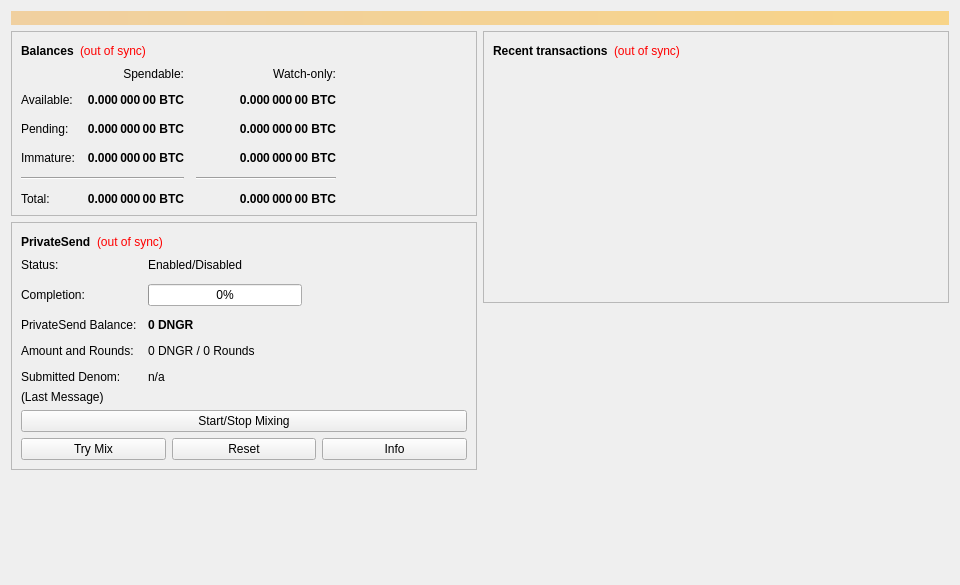
<?xml version="1.0" encoding="UTF-8"?>
<ui version="4.0">
 <class>OverviewPage</class>
 <widget class="QWidget" name="OverviewPage">
  <property name="geometry">
   <rect>
    <x>0</x>
    <y>0</y>
    <width>960</width>
    <height>585</height>
   </rect>
  </property>
  <property name="minimumSize">
   <size>
    <width>960</width>
    <height>0</height>
   </size>
  </property>
  <property name="windowTitle">
   <string>Form</string>
  </property>
  <layout class="QVBoxLayout" name="topLayout">
   <item>
    <widget class="QLabel" name="labelAlerts">
     <property name="visible">
      <bool>false</bool>
     </property>
     <property name="styleSheet">
      <string notr="true">background-color: qlineargradient(x1: 0, y1: 0, x2: 1, y2: 0, stop:0 #F0D0A0, stop:1 #F8D488); color:#000000;</string>
     </property>
     <property name="wordWrap">
      <bool>true</bool>
     </property>
     <property name="margin">
      <number>3</number>
     </property>
    </widget>
   </item>
   <item>
    <layout class="QHBoxLayout" name="horizontalLayout" stretch="1,1">
     <item>
      <layout class="QVBoxLayout" name="verticalLayout_2">
       <item>
        <widget class="QFrame" name="frame">
         <property name="frameShape">
          <enum>QFrame::StyledPanel</enum>
         </property>
         <property name="frameShadow">
          <enum>QFrame::Raised</enum>
         </property>
         <layout class="QVBoxLayout" name="verticalLayout_4">
          <item>
           <layout class="QHBoxLayout" name="horizontalLayout_4">
            <item>
             <widget class="QLabel" name="label_5">
              <property name="font">
               <font>
                <weight>75</weight>
                <bold>true</bold>
               </font>
              </property>
              <property name="text">
               <string>Balances</string>
              </property>
             </widget>
            </item>
            <item>
             <widget class="QLabel" name="labelWalletStatus">
              <property name="toolTip">
               <string>The displayed information may be out of date. Your wallet automatically synchronizes with the DNGRcoin network after a connection is established, but this process has not completed yet.</string>
              </property>
              <property name="styleSheet">
               <string notr="true">QLabel { color: red; }</string>
              </property>
              <property name="text">
               <string notr="true">(out of sync)</string>
              </property>
              <property name="alignment">
               <set>Qt::AlignLeading|Qt::AlignLeft|Qt::AlignVCenter</set>
              </property>
             </widget>
            </item>
            <item>
             <spacer name="horizontalSpacer_3">
              <property name="orientation">
               <enum>Qt::Horizontal</enum>
              </property>
              <property name="sizeHint" stdset="0">
               <size>
                <width>40</width>
                <height>20</height>
               </size>
              </property>
             </spacer>
            </item>
           </layout>
          </item>
          <item>
           <layout class="QGridLayout" name="gridLayout">
            <property name="spacing">
             <number>12</number>
            </property>
            <item row="2" column="2">
             <widget class="QLabel" name="labelWatchPending">
              <property name="font">
               <font>
                <weight>75</weight>
                <bold>true</bold>
               </font>
              </property>
              <property name="cursor">
               <cursorShape>IBeamCursor</cursorShape>
              </property>
              <property name="toolTip">
               <string>Unconfirmed transactions to watch-only addresses</string>
              </property>
              <property name="text">
               <string notr="true">0.000 000 00 BTC</string>
              </property>
              <property name="alignment">
               <set>Qt::AlignRight|Qt::AlignTrailing|Qt::AlignVCenter</set>
              </property>
              <property name="textInteractionFlags">
               <set>Qt::LinksAccessibleByMouse|Qt::TextSelectableByKeyboard|Qt::TextSelectableByMouse</set>
              </property>
             </widget>
            </item>
            <item row="2" column="1">
             <widget class="QLabel" name="labelUnconfirmed">
              <property name="font">
               <font>
                <weight>75</weight>
                <bold>true</bold>
               </font>
              </property>
              <property name="cursor">
               <cursorShape>IBeamCursor</cursorShape>
              </property>
              <property name="toolTip">
               <string>Total of transactions that have yet to be confirmed, and do not yet count toward the spendable balance</string>
              </property>
              <property name="text">
               <string notr="true">0.000 000 00 BTC</string>
              </property>
              <property name="alignment">
               <set>Qt::AlignRight|Qt::AlignTrailing|Qt::AlignVCenter</set>
              </property>
              <property name="textInteractionFlags">
               <set>Qt::LinksAccessibleByMouse|Qt::TextSelectableByKeyboard|Qt::TextSelectableByMouse</set>
              </property>
             </widget>
            </item>
            <item row="3" column="2">
             <widget class="QLabel" name="labelWatchImmature">
              <property name="font">
               <font>
                <weight>75</weight>
                <bold>true</bold>
               </font>
              </property>
              <property name="cursor">
               <cursorShape>IBeamCursor</cursorShape>
              </property>
              <property name="toolTip">
               <string>Mined balance in watch-only addresses that has not yet matured</string>
              </property>
              <property name="text">
               <string notr="true">0.000 000 00 BTC</string>
              </property>
              <property name="alignment">
               <set>Qt::AlignRight|Qt::AlignTrailing|Qt::AlignVCenter</set>
              </property>
              <property name="textInteractionFlags">
               <set>Qt::LinksAccessibleByMouse|Qt::TextSelectableByKeyboard|Qt::TextSelectableByMouse</set>
              </property>
             </widget>
            </item>
            <item row="4" column="0" colspan="2">
             <widget class="Line" name="lineSpendableBalance">
              <property name="orientation">
               <enum>Qt::Horizontal</enum>
              </property>
             </widget>
            </item>
            <item row="4" column="2">
             <widget class="Line" name="lineWatchBalance">
              <property name="sizePolicy">
               <sizepolicy hsizetype="Preferred" vsizetype="Fixed">
                <horstretch>0</horstretch>
                <verstretch>0</verstretch>
               </sizepolicy>
              </property>
              <property name="minimumSize">
               <size>
                <width>140</width>
                <height>0</height>
               </size>
              </property>
              <property name="orientation">
               <enum>Qt::Horizontal</enum>
              </property>
             </widget>
            </item>
            <item row="5" column="0">
             <widget class="QLabel" name="labelTotalText">
              <property name="text">
               <string>Total:</string>
              </property>
             </widget>
            </item>
            <item row="3" column="1">
             <widget class="QLabel" name="labelImmature">
              <property name="font">
               <font>
                <weight>75</weight>
                <bold>true</bold>
               </font>
              </property>
              <property name="cursor">
               <cursorShape>IBeamCursor</cursorShape>
              </property>
              <property name="toolTip">
               <string>Mined balance that has not yet matured</string>
              </property>
              <property name="text">
               <string notr="true">0.000 000 00 BTC</string>
              </property>
              <property name="alignment">
               <set>Qt::AlignRight|Qt::AlignTrailing|Qt::AlignVCenter</set>
              </property>
              <property name="textInteractionFlags">
               <set>Qt::LinksAccessibleByMouse|Qt::TextSelectableByKeyboard|Qt::TextSelectableByMouse</set>
              </property>
             </widget>
            </item>
            <item row="2" column="3">
             <spacer name="horizontalSpacer_2">
              <property name="orientation">
               <enum>Qt::Horizontal</enum>
              </property>
              <property name="sizeHint" stdset="0">
               <size>
                <width>40</width>
                <height>20</height>
               </size>
              </property>
             </spacer>
            </item>
            <item row="3" column="0">
             <widget class="QLabel" name="labelImmatureText">
              <property name="text">
               <string>Immature:</string>
              </property>
             </widget>
            </item>
            <item row="5" column="1">
             <widget class="QLabel" name="labelTotal">
              <property name="font">
               <font>
                <weight>75</weight>
                <bold>true</bold>
               </font>
              </property>
              <property name="cursor">
               <cursorShape>IBeamCursor</cursorShape>
              </property>
              <property name="toolTip">
               <string>Your current total balance</string>
              </property>
              <property name="text">
               <string notr="true">0.000 000 00 BTC</string>
              </property>
              <property name="alignment">
               <set>Qt::AlignRight|Qt::AlignTrailing|Qt::AlignVCenter</set>
              </property>
              <property name="textInteractionFlags">
               <set>Qt::LinksAccessibleByMouse|Qt::TextSelectableByKeyboard|Qt::TextSelectableByMouse</set>
              </property>
             </widget>
            </item>
            <item row="5" column="2">
             <widget class="QLabel" name="labelWatchTotal">
              <property name="font">
               <font>
                <weight>75</weight>
                <bold>true</bold>
               </font>
              </property>
              <property name="cursor">
               <cursorShape>IBeamCursor</cursorShape>
              </property>
              <property name="toolTip">
               <string>Current total balance in watch-only addresses</string>
              </property>
              <property name="text">
               <string notr="true">0.000 000 00 BTC</string>
              </property>
              <property name="alignment">
               <set>Qt::AlignRight|Qt::AlignTrailing|Qt::AlignVCenter</set>
              </property>
              <property name="textInteractionFlags">
               <set>Qt::LinksAccessibleByMouse|Qt::TextSelectableByKeyboard|Qt::TextSelectableByMouse</set>
              </property>
             </widget>
            </item>
            <item row="0" column="2">
             <widget class="QLabel" name="labelWatchonly">
              <property name="text">
               <string>Watch-only:</string>
              </property>
              <property name="alignment">
               <set>Qt::AlignRight|Qt::AlignTrailing|Qt::AlignVCenter</set>
              </property>
             </widget>
            </item>
            <item row="1" column="0">
             <widget class="QLabel" name="labelBalanceText">
              <property name="text">
               <string>Available:</string>
              </property>
             </widget>
            </item>
            <item row="1" column="1">
             <widget class="QLabel" name="labelBalance">
              <property name="font">
               <font>
                <weight>75</weight>
                <bold>true</bold>
               </font>
              </property>
              <property name="cursor">
               <cursorShape>IBeamCursor</cursorShape>
              </property>
              <property name="toolTip">
               <string>Your current spendable balance</string>
              </property>
              <property name="text">
               <string notr="true">0.000 000 00 BTC</string>
              </property>
              <property name="alignment">
               <set>Qt::AlignRight|Qt::AlignTrailing|Qt::AlignVCenter</set>
              </property>
              <property name="textInteractionFlags">
               <set>Qt::LinksAccessibleByMouse|Qt::TextSelectableByKeyboard|Qt::TextSelectableByMouse</set>
              </property>
             </widget>
            </item>
            <item row="1" column="2">
             <widget class="QLabel" name="labelWatchAvailable">
              <property name="font">
               <font>
                <weight>75</weight>
                <bold>true</bold>
               </font>
              </property>
              <property name="cursor">
               <cursorShape>IBeamCursor</cursorShape>
              </property>
              <property name="toolTip">
               <string>Your current balance in watch-only addresses</string>
              </property>
              <property name="text">
               <string notr="true">0.000 000 00 BTC</string>
              </property>
              <property name="alignment">
               <set>Qt::AlignRight|Qt::AlignTrailing|Qt::AlignVCenter</set>
              </property>
              <property name="textInteractionFlags">
               <set>Qt::LinksAccessibleByMouse|Qt::TextSelectableByKeyboard|Qt::TextSelectableByMouse</set>
              </property>
             </widget>
            </item>
            <item row="2" column="0">
             <widget class="QLabel" name="labelPendingText">
              <property name="text">
               <string>Pending:</string>
              </property>
             </widget>
            </item>
            <item row="0" column="1">
             <widget class="QLabel" name="labelSpendable">
              <property name="text">
               <string>Spendable:</string>
              </property>
              <property name="alignment">
               <set>Qt::AlignRight|Qt::AlignTrailing|Qt::AlignVCenter</set>
              </property>
             </widget>
            </item>
           </layout>
          </item>
         </layout>
        </widget>
       </item>
       <item>
        <widget class="QFrame" name="framePrivateSend">
         <property name="layoutDirection">
          <enum>Qt::LeftToRight</enum>
         </property>
         <property name="frameShape">
          <enum>QFrame::StyledPanel</enum>
         </property>
         <property name="frameShadow">
          <enum>QFrame::Raised</enum>
         </property>
         <layout class="QVBoxLayout" name="VerticalLayout_PS1">
          <item>
           <layout class="QHBoxLayout" name="horizontalLayout_5">
            <item>
             <widget class="QLabel" name="labelPrivateSendHeader">
              <property name="font">
               <font>
                <weight>75</weight>
                <bold>true</bold>
               </font>
              </property>
              <property name="text">
               <string>PrivateSend</string>
              </property>
             </widget>
            </item>
            <item>
             <widget class="QLabel" name="labelPrivateSendSyncStatus">
              <property name="toolTip">
               <string>The displayed information may be out of date. Your wallet automatically synchronizes with the DNGRcoin network after a connection is established, but this process has not completed yet.</string>
              </property>
              <property name="styleSheet">
               <string notr="true">QLabel { color: red; }</string>
              </property>
              <property name="text">
               <string notr="true">(out of sync)</string>
              </property>
              <property name="alignment">
               <set>Qt::AlignLeading|Qt::AlignLeft|Qt::AlignVCenter</set>
              </property>
             </widget>
            </item>
            <item>
             <spacer name="horizontalSpacer_4">
              <property name="orientation">
               <enum>Qt::Horizontal</enum>
              </property>
              <property name="sizeHint" stdset="0">
               <size>
                <width>40</width>
                <height>20</height>
               </size>
              </property>
             </spacer>
            </item>
           </layout>
          </item>
          <item>
           <layout class="QFormLayout" name="privateSendFormLayout">
            <property name="fieldGrowthPolicy">
             <enum>QFormLayout::AllNonFixedFieldsGrow</enum>
            </property>
            <property name="horizontalSpacing">
             <number>11</number>
            </property>
            <property name="verticalSpacing">
             <number>12</number>
            </property>
            <item row="0" column="0">
             <widget class="QLabel" name="labelPrivateSendEnabledText">
              <property name="text">
               <string>Status:</string>
              </property>
             </widget>
            </item>
            <item row="0" column="1">
             <widget class="QLabel" name="labelPrivateSendEnabled">
              <property name="text">
               <string>Enabled/Disabled</string>
              </property>
             </widget>
            </item>
            <item row="1" column="0">
             <widget class="QLabel" name="labelCompletitionText">
              <property name="text">
               <string>Completion:</string>
              </property>
             </widget>
            </item>
            <item row="1" column="1">
             <widget class="QProgressBar" name="privateSendProgress">
              <property name="maximumSize">
               <size>
                <width>154</width>
                <height>16777215</height>
               </size>
              </property>
              <property name="value">
               <number>0</number>
              </property>
             </widget>
            </item>
            <item row="2" column="0">
             <widget class="QLabel" name="labelAnonymizedText">
              <property name="text">
               <string>PrivateSend Balance:</string>
              </property>
             </widget>
            </item>
            <item row="2" column="1">
             <widget class="QLabel" name="labelAnonymized">
              <property name="font">
               <font>
                <weight>75</weight>
                <bold>true</bold>
               </font>
              </property>
              <property name="text">
               <string notr="true">0 DNGR</string>
              </property>
             </widget>
            </item>
            <item row="3" column="0">
             <widget class="QLabel" name="labelAmountAndRoundsText">
              <property name="text">
               <string>Amount and Rounds:</string>
              </property>
             </widget>
            </item>
            <item row="3" column="1">
             <widget class="QLabel" name="labelAmountRounds">
              <property name="text">
               <string>0 DNGR / 0 Rounds</string>
              </property>
             </widget>
            </item>
            <item row="4" column="0">
             <widget class="QLabel" name="labelSubmittedDenomText">
              <property name="text">
               <string>Submitted Denom:</string>
              </property>
             </widget>
            </item>
            <item row="4" column="1">
             <widget class="QLabel" name="labelSubmittedDenom">
              <property name="toolTip">
               <string>The denominations you submitted to the Masternode.&lt;br&gt;To mix, other users must submit the exact same denominations.</string>
              </property>
              <property name="text">
               <string>n/a</string>
              </property>
             </widget>
            </item>
           </layout>
          </item>
          <item>
           <layout class="QVBoxLayout" name="VerticalLayout_PS">
            <item>
             <widget class="QLabel" name="labelPrivateSendLastMessage">
              <property name="text">
               <string>(Last Message)</string>
              </property>
              <property name="alignment">
               <set>Qt::AlignLeading|Qt::AlignLeft|Qt::AlignTop</set>
              </property>
              <property name="wordWrap">
               <bool>true</bool>
              </property>
             </widget>
            </item>
            <item>
             <widget class="QPushButton" name="togglePrivateSend">
              <property name="sizePolicy">
               <sizepolicy hsizetype="MinimumExpanding" vsizetype="Fixed">
                <horstretch>0</horstretch>
                <verstretch>0</verstretch>
               </sizepolicy>
              </property>
              <property name="text">
               <string>Start/Stop Mixing</string>
              </property>
             </widget>
            </item>
            <item>
             <layout class="QHBoxLayout" name="horizontalLayout_debugbuttons">
              <item>
               <widget class="QPushButton" name="privateSendAuto">
                <property name="sizePolicy">
                 <sizepolicy hsizetype="MinimumExpanding" vsizetype="Fixed">
                  <horstretch>0</horstretch>
                  <verstretch>0</verstretch>
                 </sizepolicy>
                </property>
                <property name="toolTip">
                 <string>Try to manually submit a PrivateSend request.</string>
                </property>
                <property name="text">
                 <string>Try Mix</string>
                </property>
               </widget>
              </item>
              <item>
               <widget class="QPushButton" name="privateSendReset">
                <property name="sizePolicy">
                 <sizepolicy hsizetype="MinimumExpanding" vsizetype="Fixed">
                  <horstretch>0</horstretch>
                  <verstretch>0</verstretch>
                 </sizepolicy>
                </property>
                <property name="toolTip">
                 <string>Reset the current status of PrivateSend (can interrupt PrivateSend if it's in the process of Mixing, which can cost you money!)</string>
                </property>
                <property name="autoFillBackground">
                 <bool>false</bool>
                </property>
                <property name="text">
                 <string>Reset</string>
                </property>
               </widget>
              </item>
              <item>
               <widget class="QPushButton" name="privateSendInfo">
                <property name="sizePolicy">
                 <sizepolicy hsizetype="MinimumExpanding" vsizetype="Fixed">
                  <horstretch>0</horstretch>
                  <verstretch>0</verstretch>
                 </sizepolicy>
                </property>
                <property name="toolTip">
                 <string>Information about PrivateSend and Mixing</string>
                </property>
                <property name="text">
                 <string>Info</string>
                </property>
               </widget>
              </item>
             </layout>
            </item>
           </layout>
          </item>
         </layout>
        </widget>
       </item>
       <item>
        <spacer name="verticalSpacer">
         <property name="orientation">
          <enum>Qt::Vertical</enum>
         </property>
         <property name="sizeHint" stdset="0">
          <size>
           <width>20</width>
           <height>40</height>
          </size>
         </property>
        </spacer>
       </item>
      </layout>
     </item>
     <item>
      <layout class="QVBoxLayout" name="verticalLayout_3">
       <item>
        <widget class="QFrame" name="frame_2">
         <property name="frameShape">
          <enum>QFrame::StyledPanel</enum>
         </property>
         <property name="frameShadow">
          <enum>QFrame::Raised</enum>
         </property>
         <layout class="QVBoxLayout" name="verticalLayout">
          <item>
           <layout class="QHBoxLayout" name="horizontalLayout_2">
            <item>
             <widget class="QLabel" name="label_4">
              <property name="font">
               <font>
                <weight>75</weight>
                <bold>true</bold>
               </font>
              </property>
              <property name="text">
               <string>Recent transactions</string>
              </property>
             </widget>
            </item>
            <item>
             <widget class="QLabel" name="labelTransactionsStatus">
              <property name="toolTip">
               <string>The displayed information may be out of date. Your wallet automatically synchronizes with the DNGRcoin network after a connection is established, but this process has not completed yet.</string>
              </property>
              <property name="styleSheet">
               <string notr="true">QLabel { color: red; }</string>
              </property>
              <property name="text">
               <string notr="true">(out of sync)</string>
              </property>
              <property name="alignment">
               <set>Qt::AlignLeading|Qt::AlignLeft|Qt::AlignVCenter</set>
              </property>
             </widget>
            </item>
            <item>
             <spacer name="horizontalSpacer">
              <property name="orientation">
               <enum>Qt::Horizontal</enum>
              </property>
              <property name="sizeHint" stdset="0">
               <size>
                <width>40</width>
                <height>20</height>
               </size>
              </property>
             </spacer>
            </item>
           </layout>
          </item>
          <item>
           <widget class="QListView" name="listTransactions">
            <property name="styleSheet">
             <string notr="true">QListView { background: transparent; }</string>
            </property>
            <property name="frameShape">
             <enum>QFrame::NoFrame</enum>
            </property>
            <property name="verticalScrollBarPolicy">
             <enum>Qt::ScrollBarAlwaysOff</enum>
            </property>
            <property name="horizontalScrollBarPolicy">
             <enum>Qt::ScrollBarAlwaysOff</enum>
            </property>
            <property name="selectionMode">
             <enum>QAbstractItemView::NoSelection</enum>
            </property>
           </widget>
          </item>
         </layout>
        </widget>
       </item>
       <item>
        <spacer name="verticalSpacer_2">
         <property name="orientation">
          <enum>Qt::Vertical</enum>
         </property>
         <property name="sizeHint" stdset="0">
          <size>
           <width>20</width>
           <height>40</height>
          </size>
         </property>
        </spacer>
       </item>
      </layout>
     </item>
    </layout>
   </item>
  </layout>
 </widget>
 <resources/>
 <connections/>
</ui>
